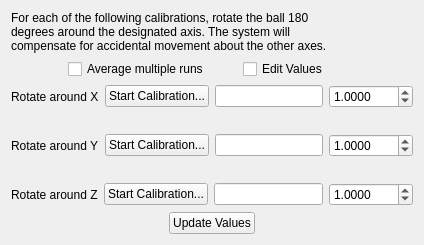
      <widget class="QWidget" name="tab_3">
       <attribute name="title">
        <string>Calibration</string>
       </attribute>
       <layout class="QVBoxLayout" name="verticalLayout_7">
        <item>
         <layout class="QHBoxLayout" name="horizontalLayout_29" stretch="12,0,0">
          <property name="spacing">
           <number>6</number>
          </property>
          <item>
           <widget class="QLabel" name="label_10">
            <property name="text">
             <string>For each of the following calibrations, rotate the ball 180 degrees around the designated axis. The system will compensate for accidental movement about the other axes.</string>
            </property>
            <property name="textFormat">
             <enum>Qt::RichText</enum>
            </property>
            <property name="wordWrap">
             <bool>true</bool>
            </property>
           </widget>
          </item>
          <item>
           <spacer name="horizontalSpacer_5">
            <property name="orientation">
             <enum>Qt::Horizontal</enum>
            </property>
            <property name="sizeType">
             <enum>QSizePolicy::Expanding</enum>
            </property>
            <property name="sizeHint" stdset="0">
             <size>
              <width>60</width>
              <height>20</height>
             </size>
            </property>
           </spacer>
          </item>
          <item>
           <widget class="QLabel" name="label_14">
            <property name="text">
             <string/>
            </property>
            <property name="pixmap">
             <pixmap resource="jovian.qrc">:/images/axis.jpg</pixmap>
            </property>
           </widget>
          </item>
         </layout>
        </item>
        <item>
         <layout class="QHBoxLayout" name="horizontalLayout_30" stretch="2,6,6">
          <item>
           <spacer name="horizontalSpacer_6">
            <property name="orientation">
             <enum>Qt::Horizontal</enum>
            </property>
            <property name="sizeHint" stdset="0">
             <size>
              <width>40</width>
              <height>20</height>
             </size>
            </property>
           </spacer>
          </item>
          <item>
           <widget class="QCheckBox" name="computeAverage">
            <property name="text">
             <string>Average multiple runs</string>
            </property>
           </widget>
          </item>
          <item>
           <widget class="QCheckBox" name="editValues">
            <property name="text">
             <string>Edit Values</string>
            </property>
           </widget>
          </item>
         </layout>
        </item>
        <item>
         <layout class="QHBoxLayout" name="horizontalLayout_25">
          <item>
           <widget class="QLabel" name="label_11">
            <property name="text">
             <string>Rotate around X</string>
            </property>
           </widget>
          </item>
          <item>
           <widget class="QPushButton" name="calibrateXButton">
            <property name="text">
             <string>Start Calibration...</string>
            </property>
           </widget>
          </item>
          <item>
           <widget class="QLineEdit" name="calibrateXValue">
            <property name="readOnly">
             <bool>true</bool>
            </property>
           </widget>
          </item>
          <item>
           <widget class="QDoubleSpinBox" name="calibrateXGain">
            <property name="decimals">
             <number>4</number>
            </property>
            <property name="minimum">
             <double>0.000100000000000</double>
            </property>
            <property name="maximum">
             <double>1000.000000000000000</double>
            </property>
            <property name="singleStep">
             <double>0.100000000000000</double>
            </property>
            <property name="value">
             <double>1.000000000000000</double>
            </property>
           </widget>
          </item>
         </layout>
        </item>
        <item>
         <spacer name="verticalSpacer">
          <property name="orientation">
           <enum>Qt::Vertical</enum>
          </property>
          <property name="sizeType">
           <enum>QSizePolicy::Minimum</enum>
          </property>
          <property name="sizeHint" stdset="0">
           <size>
            <width>20</width>
            <height>20</height>
           </size>
          </property>
         </spacer>
        </item>
        <item>
         <layout class="QHBoxLayout" name="horizontalLayout_26">
          <item>
           <widget class="QLabel" name="label_12">
            <property name="text">
             <string>Rotate around Y</string>
            </property>
           </widget>
          </item>
          <item>
           <widget class="QPushButton" name="calibrateYButton">
            <property name="text">
             <string>Start Calibration...</string>
            </property>
           </widget>
          </item>
          <item>
           <widget class="QLineEdit" name="calibrateYValue">
            <property name="readOnly">
             <bool>true</bool>
            </property>
           </widget>
          </item>
          <item>
           <widget class="QDoubleSpinBox" name="calibrateYGain">
            <property name="decimals">
             <number>4</number>
            </property>
            <property name="minimum">
             <double>0.000100000000000</double>
            </property>
            <property name="maximum">
             <double>1000.000000000000000</double>
            </property>
            <property name="singleStep">
             <double>0.100000000000000</double>
            </property>
            <property name="value">
             <double>1.000000000000000</double>
            </property>
           </widget>
          </item>
         </layout>
        </item>
        <item>
         <spacer name="verticalSpacer_2">
          <property name="orientation">
           <enum>Qt::Vertical</enum>
          </property>
          <property name="sizeType">
           <enum>QSizePolicy::Minimum</enum>
          </property>
          <property name="sizeHint" stdset="0">
           <size>
            <width>20</width>
            <height>20</height>
           </size>
          </property>
         </spacer>
        </item>
        <item>
         <layout class="QHBoxLayout" name="horizontalLayout_27">
          <item>
           <widget class="QLabel" name="label_13">
            <property name="text">
             <string>Rotate around Z</string>
            </property>
           </widget>
          </item>
          <item>
           <widget class="QPushButton" name="calibrateZButton">
            <property name="text">
             <string>Start Calibration...</string>
            </property>
           </widget>
          </item>
          <item>
           <widget class="QLineEdit" name="calibrateZValue">
            <property name="readOnly">
             <bool>true</bool>
            </property>
           </widget>
          </item>
          <item>
           <widget class="QDoubleSpinBox" name="calibrateZGain">
            <property name="decimals">
             <number>4</number>
            </property>
            <property name="minimum">
             <double>0.000100000000000</double>
            </property>
            <property name="maximum">
             <double>1000.000000000000000</double>
            </property>
            <property name="singleStep">
             <double>0.100000000000000</double>
            </property>
            <property name="value">
             <double>1.000000000000000</double>
            </property>
           </widget>
          </item>
         </layout>
        </item>
        <item>
         <layout class="QHBoxLayout" name="horizontalLayout_31">
          <item>
           <spacer name="horizontalSpacer_13">
            <property name="orientation">
             <enum>Qt::Horizontal</enum>
            </property>
            <property name="sizeHint" stdset="0">
             <size>
              <width>40</width>
              <height>20</height>
             </size>
            </property>
           </spacer>
          </item>
          <item>
           <widget class="QPushButton" name="updateCalibrationValuesButton">
            <property name="text">
             <string>Update Values</string>
            </property>
           </widget>
          </item>
          <item>
           <spacer name="horizontalSpacer_14">
            <property name="orientation">
             <enum>Qt::Horizontal</enum>
            </property>
            <property name="sizeHint" stdset="0">
             <size>
              <width>40</width>
              <height>20</height>
             </size>
            </property>
           </spacer>
          </item>
         </layout>
        </item>
       </layout>
      </widget>
